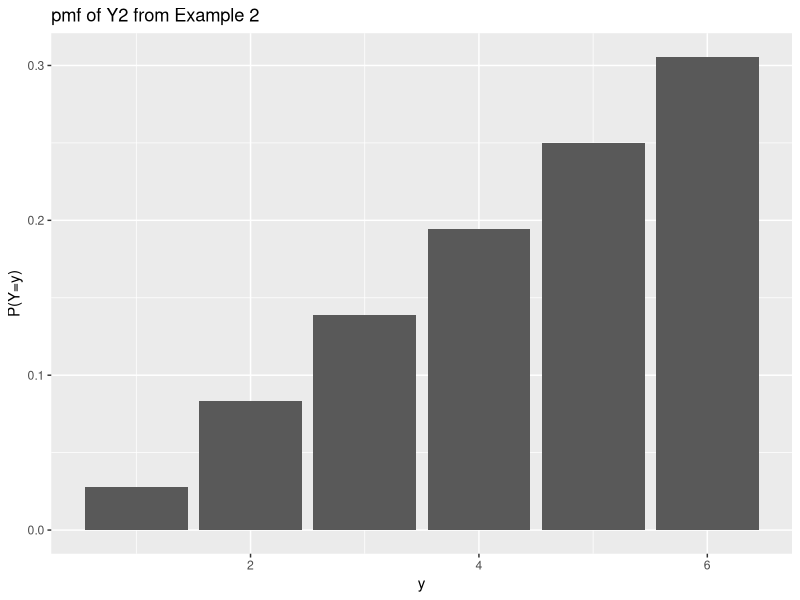
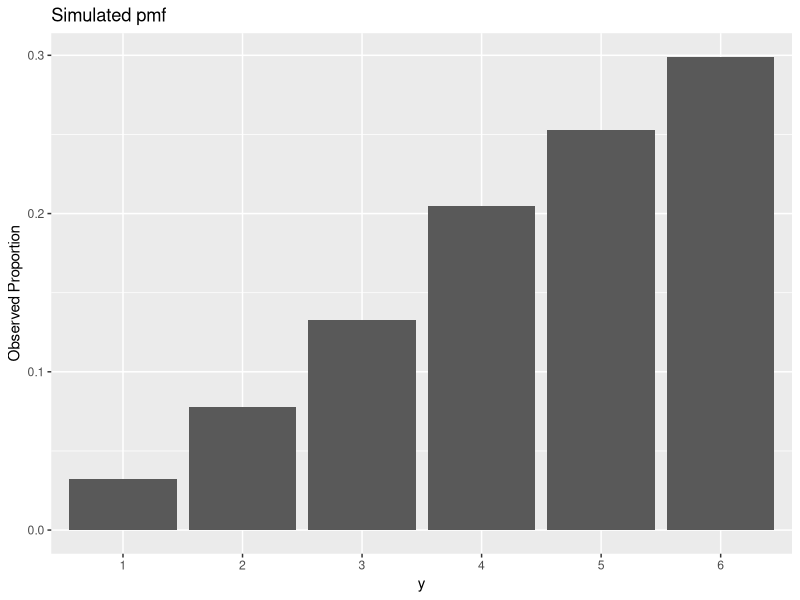

Generate these figures, in order, with R:
## ---- chunk 1
y <-1:6
y
py <-c(1/36,3/36,5/36,7/36,9/36,11/36)
py
## ---- chunk 2
mu<-sum(y*py)
mu
EY2<-sum(y^2*py)
sigma2<-EY2-mu^2
sigma2
sigma<-sqrt(sigma2)
sigma
## ---- chunk 3
library(ggplot2)
dd <-data.frame(y=y, probs=py)
ggplot(aes(x=y, y=probs), data=dd) + geom_bar(stat='identity') + ylab('P(Y=y)') + 
ggtitle('pmf of Y2 from Example 2')
## ---- chunk 4
muZ<-2*mu+1
muZ
varZ<-2^2*sigma2
varZ

## ---- chunk 5
one.Y <- function() {
  sample.space <- c(1,2,3,4,5,6)
  red.roll <- sample(sample.space,1)
  white.roll <- sample(sample.space,1)
  num.rolled <- c(red.roll,white.roll)
  max.final <- max(num.rolled)
  return(max.final)
  }
one.Y()
## ---- chunk 6
set.seed(2222)
many.Y <-replicate(1000,one.Y())
## ---- chunk 7
df<- data.frame(x=as.factor(many.Y))
ggplot(aes(x=as.factor(many.Y)), data=df) + 
  geom_bar(aes(y=(..count..)/(sum(..count..)))) + 
  ylab('Observed Proportion') + xlab('y') + 
  ggtitle('Simulated pmf')
## ---- chunk 8
mean(many.Y)
## ---- chunk 9
var(many.Y)
## ---- chunk 10
sd(many.Y)
## ---- chunk 11
one.Z <- function() {
  sample.space <- c(3,5,7,9,11,13)
  red.roll <- sample(sample.space,1)
  white.roll <- sample(sample.space,1)
  num.rolled <- c(red.roll,white.roll)
  max.final <- max(num.rolled)
  return(max.final)
  }
set.seed(2222)
many.Z <- replicate(1000,one.Z())
## ---- chunk 12
mean(many.Z)
## ---- chunk 13
var(many.Z)
